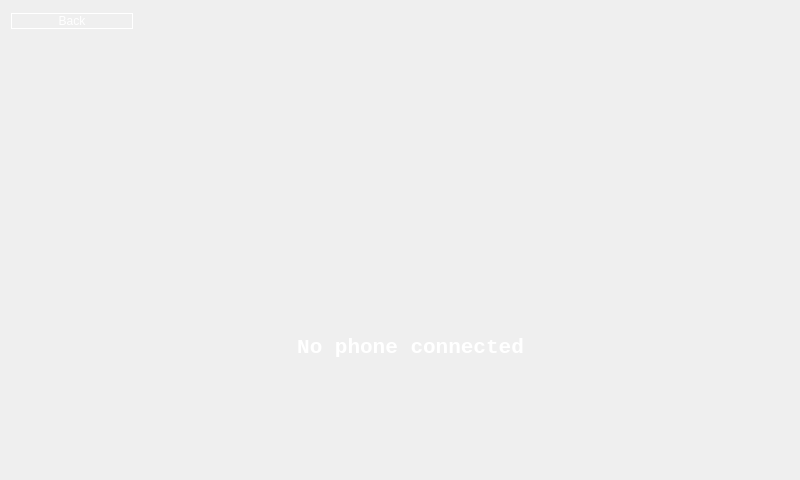
<?xml version="1.0" encoding="UTF-8"?>
<ui version="4.0">
 <class>AA_Headunit</class>
 <widget class="QWidget" name="AA_Headunit">
  <property name="geometry">
   <rect>
    <x>0</x>
    <y>0</y>
    <width>800</width>
    <height>480</height>
   </rect>
  </property>
  <property name="cursor">
   <cursorShape>SizeVerCursor</cursorShape>
  </property>
  <property name="windowTitle">
   <string>Form</string>
  </property>
  <property name="autoFillBackground">
   <bool>false</bool>
  </property>
  <property name="styleSheet">
   <string notr="true"/>
  </property>
  <layout class="QGridLayout" name="gridLayout">
   <item row="0" column="0">
    <widget class="QPushButton" name="pushButton">
     <property name="sizePolicy">
      <sizepolicy hsizetype="Expanding" vsizetype="Fixed">
       <horstretch>0</horstretch>
       <verstretch>0</verstretch>
      </sizepolicy>
     </property>
     <property name="styleSheet">
      <string notr="true">border: 1px solid white;
border-radius:10%;
color:white;</string>
     </property>
     <property name="text">
      <string>Back</string>
     </property>
    </widget>
   </item>
   <item row="0" column="1">
    <spacer name="horizontalSpacer">
     <property name="orientation">
      <enum>Qt::Horizontal</enum>
     </property>
     <property name="sizeType">
      <enum>QSizePolicy::Fixed</enum>
     </property>
     <property name="sizeHint" stdset="0">
      <size>
       <width>650</width>
       <height>20</height>
      </size>
     </property>
    </spacer>
   </item>
   <item row="1" column="0" colspan="2">
    <widget class="AndroidAuto" name="server" native="true">
     <property name="sizePolicy">
      <sizepolicy hsizetype="Expanding" vsizetype="Expanding">
       <horstretch>0</horstretch>
       <verstretch>0</verstretch>
      </sizepolicy>
     </property>
     <widget class="QLabel" name="auto_msg">
      <property name="geometry">
       <rect>
        <x>154</x>
        <y>290</y>
        <width>491</width>
        <height>41</height>
       </rect>
      </property>
      <property name="font">
       <font>
        <family>Monospace</family>
        <pointsize>16</pointsize>
        <weight>75</weight>
        <bold>true</bold>
       </font>
      </property>
      <property name="styleSheet">
       <string notr="true">color:white;</string>
      </property>
      <property name="text">
       <string>No phone connected</string>
      </property>
      <property name="alignment">
       <set>Qt::AlignCenter</set>
      </property>
     </widget>
     <widget class="QLabel" name="auto_icon">
      <property name="geometry">
       <rect>
        <x>254</x>
        <y>40</y>
        <width>291</width>
        <height>231</height>
       </rect>
      </property>
      <property name="text">
       <string/>
      </property>
      <property name="pixmap">
       <pixmap resource="resources.qrc">:/img/auto.png</pixmap>
      </property>
     </widget>
    </widget>
   </item>
  </layout>
 </widget>
 <customwidgets>
  <customwidget>
   <class>AndroidAuto</class>
   <extends>QWidget</extends>
   <header location="global">androidauto.h</header>
   <container>1</container>
  </customwidget>
 </customwidgets>
 <resources>
  <include location="resources.qrc"/>
 </resources>
 <connections/>
</ui>
